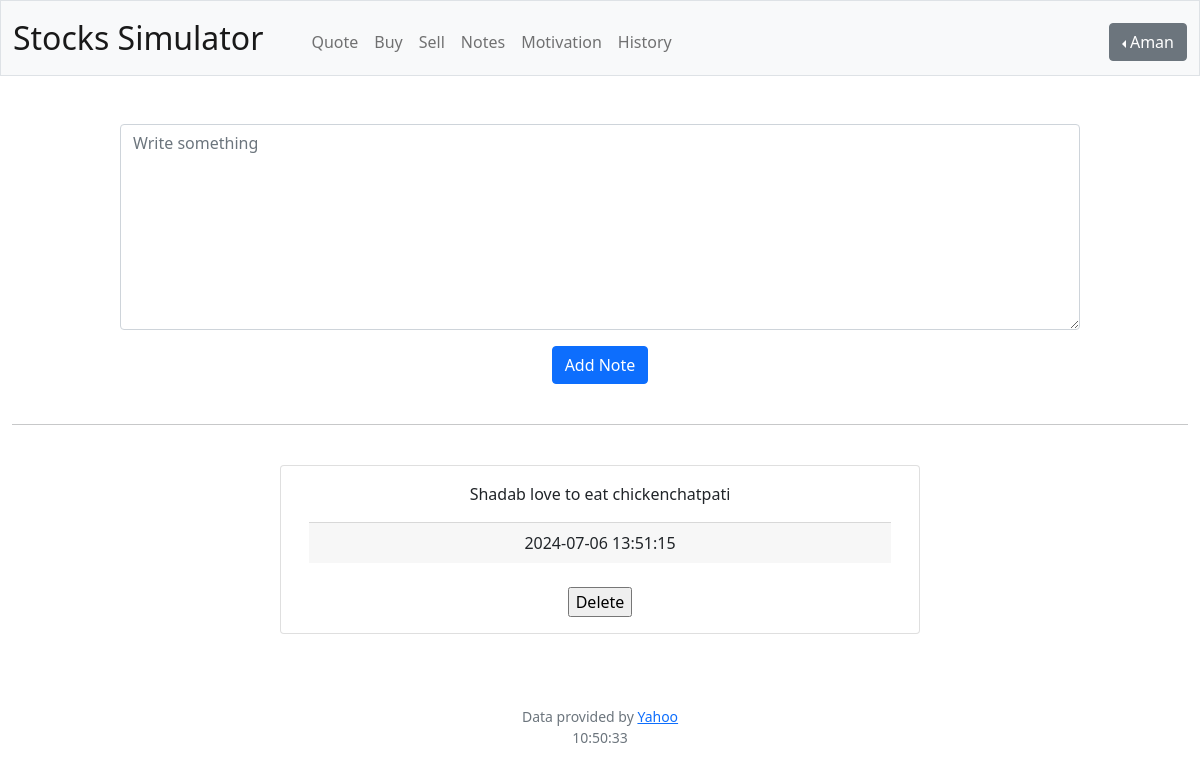
/notes (signed in), run on the app's committed database.
### tables this page shows
CREATE TABLE users (id INTEGER PRIMARY KEY AUTOINCREMENT NOT NULL, username TEXT NOT NULL, hash TEXT NOT NULL, cash NUMERIC NOT NULL DEFAULT 10000.00);

CREATE TABLE notes (serial INTEGER PRIMARY KEY NOT NULL, id INTEGER NOT NULL, data BLOB ,date TEXT NOT NULL);

### app.py (the view, shortened to what this page needs)
@app.route("/notes", methods=["GET", "POST"])
@login_required
def notes():
    currentuser = db.execute(
        "SELECT username FROM users WHERE id = ?", session["user_id"])
    currentuser = currentuser[0]["username"]
    if request.method == "GET":
        notesdicts = db.execute(
            "SELECT * FROM notes where id = ? ORDER BY serial DESC", session["user_id"])
        return render_template("notes.html", notesdicts=notesdicts, currentuser=currentuser)

### app.py (called while the page is built)
@app.after_request
def after_request(response):
    response.headers["Cache-Control"] = "no-cache, no-store, must-revalidate"
    response.headers["Expires"] = 0
    response.headers["Pragma"] = "no-cache"
    return response

### helpers.py (called while the page is built)
def login_required(f):
    @wraps(f)
    def decorated_function(*args, **kwargs):
        if session.get("user_id") is None:
            return redirect("/login")
        return f(*args, **kwargs)
    return decorated_function

### templates/notes.html (shortened to what this page needs)
{% extends "layout.html" %}
{% block main %}
<form action="/notes" method="post">
    <div class="mb-3">
        <textarea required autocomplete="off" class="form-control container" style="max-width: 60rem;" rows="8"
            id="notes" name="notes" placeholder="Write something"></textarea>
    </div>
    <button class="btn btn-primary" type="submit">Add Note</button>
</form>
<br>
<hr>
{% for notesdict in notesdicts %}
<br>
    <div class=" card container " style="max-width: 40rem;">
        <div class="card-body ">
            <p class="card-text">{{ notesdict.data }}</p>
            <div class="card-footer text-body-secondary">
                {{ notesdict.date }}
            </div><br>
            <form action="/delnotes" method="post">
                <input  type="submit" value="Delete">
            </form>
        </div>
    </div>
<br>
{% endfor %}
{% endblock %}

### templates/layout.html (shortened to what this page needs)
<!DOCTYPE html>
<html lang="en">
<head>
    <link href="https://cdn.jsdelivr.net/npm/bootstrap@5.1.3/dist/css/bootstrap.min.css"
 rel="stylesheet">
    <link href="/static/styles.css" rel="stylesheet">
</head>
<body onload="startTime()"></body>
</html>
<nav class="bg-light border navbar navbar-expand-md navbar-light">
    <div class="container-fluid">
        <a class="navbar-brand" href="/">Stocks Simulator </a>
        <div class="collapse navbar-collapse " id="navbar">
            {% if session["user_id"] %}
            <ul class=" navbar-nav me-auto mt-2 ms-4">
                <li class="nav-item"><a class="nav-link" href="/quote">Quote</a></li>
                <li class="nav-item"><a class="nav-link" href="/buy">Buy</a></li>
                <li class="nav-item"><a class="nav-link" href="/sell">Sell</a></li>
                <li class="nav-item"><a class="nav-link" href="/notes">Notes</a></li>
                <li class="nav-item"><a class="nav-link" href="/motivation">Motivation</a></li>
                <li class="nav-item"><a class="nav-link" href="/history">History</a></li>
            </ul>
            <ul class="navbar-nav ms-auto mt-2">
                <li class="dropdown dropstart">
                    <button type="button" class="btn btn-secondary dropdown-toggle"
                        data-bs-toggle="dropdown">{{currentuser}}
                    </button>
        </div>
                    {% else %}
                    <ul class="navbar-nav ms-auto mt-2">
                        <li class="nav-item"><a class="nav-link" href="/register">Register</a></li>
                        <li class="nav-item"><a class="nav-link" href="/login">Log In</a></li>
                    </ul>
                    {% endif %}
</nav>
<main class="container-fluid py-5 text-center">
    {% block main %}{% endblock %}
</main>
<footer class="mb-5 small text-center text-muted">
    Data provided by <a href="https://finance.yahoo.com/">Yahoo</a>
    <div id="txt"></div>
</footer>
</body>
</html>

### static/styles.css (style rules this page uses)
nav .navbar-brand { font-size: xx-large; }

### data on the page
users: username "Aman"
notes: data "Shadab love to eat chickenchatpati", date "2024-07-06 13:51:15"
